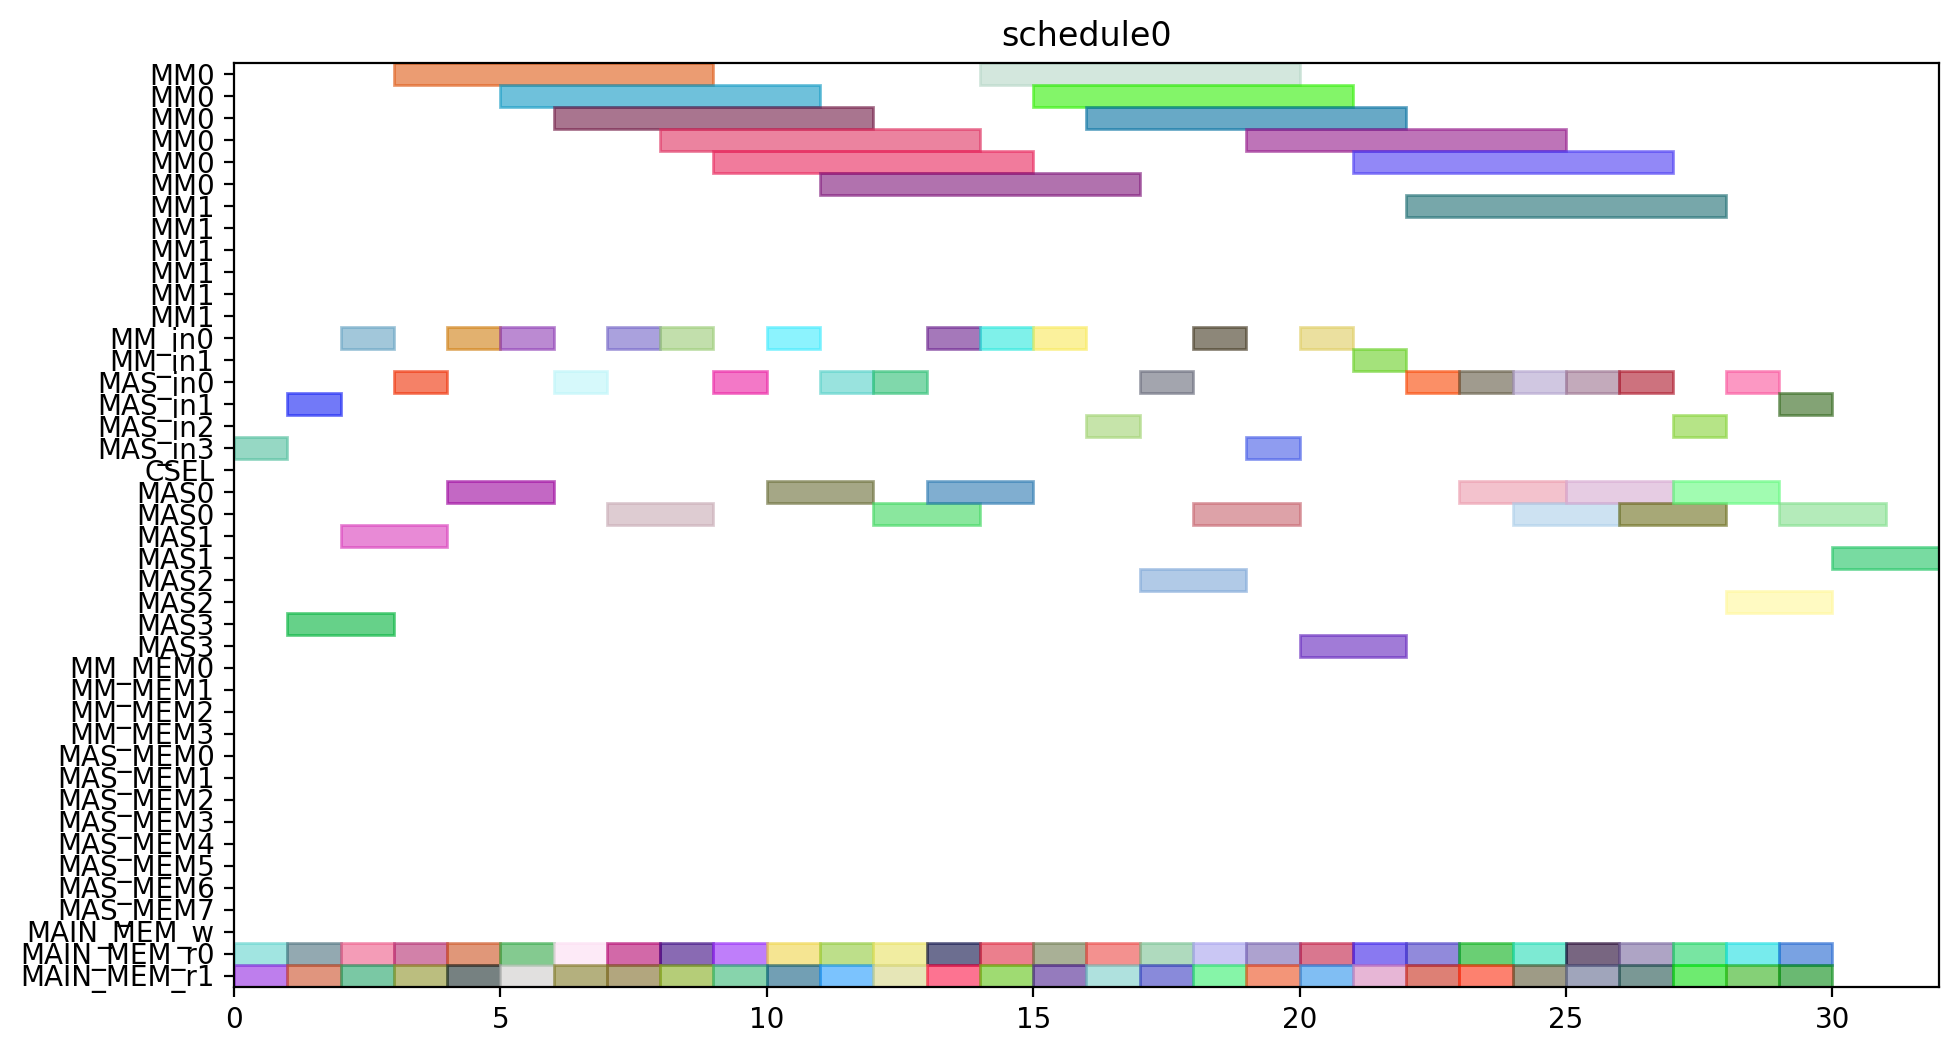

Generate this figure with Python:
from pyschedule import Scenario, solvers, plotters, alt


def solve():
	horizon = 120
	S = Scenario("schedule0", horizon=horizon)

	# resource
	MM = S.Resources('MM', num=2, size=6)
	MM_in = S.Resources('MM_in', num=2)
	MAS_in = S.Resources('MAS_in', num=4)
	CSEL = S.Resource('CSEL')
	MAS = S.Resources('MAS', num=4, size=2, periods=range(1, horizon))
	MM_MEM = S.Resources('MM_MEM', num=4)
	MAS_MEM = S.Resources('MAS_MEM', num=8)
	MAIN_MEM_w = S.Resource('MAIN_MEM_w', size=1)
	MAIN_MEM_r = S.Resources('MAIN_MEM_r', num=2)

	# result of previous scheduling

	# new tasks
	T1_t0 = S.Task('T1_t0', length=2, delay_cost=1)
	T1_t0 += alt(MAS)
	T1_t0_in = S.Task('T1_t0_in', length=1, delay_cost=1)
	T1_t0_in += alt(MAS_in)
	S += T1_t0_in*MAS_in[0]<=T1_t0*MAS[0]

	S += T1_t0_in*MAS_in[1]<=T1_t0*MAS[1]

	S += T1_t0_in*MAS_in[2]<=T1_t0*MAS[2]

	S += T1_t0_in*MAS_in[3]<=T1_t0*MAS[3]

	T1_t0_mem0 = S.Task('T1_t0_mem0', length=1, delay_cost=1)
	T1_t0_mem0 += MAIN_MEM_r[0]
	S += T1_t0_mem0 <= T1_t0

	T1_t0_mem1 = S.Task('T1_t0_mem1', length=1, delay_cost=1)
	T1_t0_mem1 += MAIN_MEM_r[1]
	S += T1_t0_mem1 <= T1_t0

	T1_t1 = S.Task('T1_t1', length=2, delay_cost=1)
	T1_t1 += alt(MAS)
	T1_t1_in = S.Task('T1_t1_in', length=1, delay_cost=1)
	T1_t1_in += alt(MAS_in)
	S += T1_t1_in*MAS_in[0]<=T1_t1*MAS[0]

	S += T1_t1_in*MAS_in[1]<=T1_t1*MAS[1]

	S += T1_t1_in*MAS_in[2]<=T1_t1*MAS[2]

	S += T1_t1_in*MAS_in[3]<=T1_t1*MAS[3]

	T1_t1_mem0 = S.Task('T1_t1_mem0', length=1, delay_cost=1)
	T1_t1_mem0 += MAIN_MEM_r[0]
	S += T1_t1_mem0 <= T1_t1

	T1_t1_mem1 = S.Task('T1_t1_mem1', length=1, delay_cost=1)
	T1_t1_mem1 += MAIN_MEM_r[1]
	S += T1_t1_mem1 <= T1_t1

	T1_t3 = S.Task('T1_t3', length=6, delay_cost=1)
	T1_t3 += alt(MM)
	T1_t3_in = S.Task('T1_t3_in', length=1, delay_cost=1)
	T1_t3_in += alt(MM_in)
	S += T1_t3_in*MM_in[0]<=T1_t3*MM[0]
	S += T1_t3_in*MM_in[1]<=T1_t3*MM[1]
	T1_t3_mem0 = S.Task('T1_t3_mem0', length=1, delay_cost=1)
	T1_t3_mem0 += MAIN_MEM_r[0]
	S += T1_t3_mem0 <= T1_t3

	T1_t3_mem1 = S.Task('T1_t3_mem1', length=1, delay_cost=1)
	T1_t3_mem1 += MAIN_MEM_r[1]
	S += T1_t3_mem1 <= T1_t3

	T2_t0 = S.Task('T2_t0', length=6, delay_cost=1)
	T2_t0 += alt(MM)
	T2_t0_in = S.Task('T2_t0_in', length=1, delay_cost=1)
	T2_t0_in += alt(MM_in)
	S += T2_t0_in*MM_in[0]<=T2_t0*MM[0]
	S += T2_t0_in*MM_in[1]<=T2_t0*MM[1]
	T2_t0_mem0 = S.Task('T2_t0_mem0', length=1, delay_cost=1)
	T2_t0_mem0 += MAIN_MEM_r[0]
	S += T2_t0_mem0 <= T2_t0

	T2_t0_mem1 = S.Task('T2_t0_mem1', length=1, delay_cost=1)
	T2_t0_mem1 += MAIN_MEM_r[1]
	S += T2_t0_mem1 <= T2_t0

	T2_t1 = S.Task('T2_t1', length=6, delay_cost=1)
	T2_t1 += alt(MM)
	T2_t1_in = S.Task('T2_t1_in', length=1, delay_cost=1)
	T2_t1_in += alt(MM_in)
	S += T2_t1_in*MM_in[0]<=T2_t1*MM[0]
	S += T2_t1_in*MM_in[1]<=T2_t1*MM[1]
	T2_t1_mem0 = S.Task('T2_t1_mem0', length=1, delay_cost=1)
	T2_t1_mem0 += MAIN_MEM_r[0]
	S += T2_t1_mem0 <= T2_t1

	T2_t1_mem1 = S.Task('T2_t1_mem1', length=1, delay_cost=1)
	T2_t1_mem1 += MAIN_MEM_r[1]
	S += T2_t1_mem1 <= T2_t1

	T2_t2 = S.Task('T2_t2', length=2, delay_cost=1)
	T2_t2 += alt(MAS)
	T2_t2_in = S.Task('T2_t2_in', length=1, delay_cost=1)
	T2_t2_in += alt(MAS_in)
	S += T2_t2_in*MAS_in[0]<=T2_t2*MAS[0]

	S += T2_t2_in*MAS_in[1]<=T2_t2*MAS[1]

	S += T2_t2_in*MAS_in[2]<=T2_t2*MAS[2]

	S += T2_t2_in*MAS_in[3]<=T2_t2*MAS[3]

	T2_t2_mem0 = S.Task('T2_t2_mem0', length=1, delay_cost=1)
	T2_t2_mem0 += MAIN_MEM_r[0]
	S += T2_t2_mem0 <= T2_t2

	T2_t2_mem1 = S.Task('T2_t2_mem1', length=1, delay_cost=1)
	T2_t2_mem1 += MAIN_MEM_r[1]
	S += T2_t2_mem1 <= T2_t2

	T2_t3 = S.Task('T2_t3', length=2, delay_cost=1)
	T2_t3 += alt(MAS)
	T2_t3_in = S.Task('T2_t3_in', length=1, delay_cost=1)
	T2_t3_in += alt(MAS_in)
	S += T2_t3_in*MAS_in[0]<=T2_t3*MAS[0]

	S += T2_t3_in*MAS_in[1]<=T2_t3*MAS[1]

	S += T2_t3_in*MAS_in[2]<=T2_t3*MAS[2]

	S += T2_t3_in*MAS_in[3]<=T2_t3*MAS[3]

	T2_t3_mem0 = S.Task('T2_t3_mem0', length=1, delay_cost=1)
	T2_t3_mem0 += MAIN_MEM_r[0]
	S += T2_t3_mem0 <= T2_t3

	T2_t3_mem1 = S.Task('T2_t3_mem1', length=1, delay_cost=1)
	T2_t3_mem1 += MAIN_MEM_r[1]
	S += T2_t3_mem1 <= T2_t3

	T3_t0 = S.Task('T3_t0', length=6, delay_cost=1)
	T3_t0 += alt(MM)
	T3_t0_in = S.Task('T3_t0_in', length=1, delay_cost=1)
	T3_t0_in += alt(MM_in)
	S += T3_t0_in*MM_in[0]<=T3_t0*MM[0]
	S += T3_t0_in*MM_in[1]<=T3_t0*MM[1]
	T3_t0_mem0 = S.Task('T3_t0_mem0', length=1, delay_cost=1)
	T3_t0_mem0 += MAIN_MEM_r[0]
	S += T3_t0_mem0 <= T3_t0

	T3_t0_mem1 = S.Task('T3_t0_mem1', length=1, delay_cost=1)
	T3_t0_mem1 += MAIN_MEM_r[1]
	S += T3_t0_mem1 <= T3_t0

	T3_t1 = S.Task('T3_t1', length=6, delay_cost=1)
	T3_t1 += alt(MM)
	T3_t1_in = S.Task('T3_t1_in', length=1, delay_cost=1)
	T3_t1_in += alt(MM_in)
	S += T3_t1_in*MM_in[0]<=T3_t1*MM[0]
	S += T3_t1_in*MM_in[1]<=T3_t1*MM[1]
	T3_t1_mem0 = S.Task('T3_t1_mem0', length=1, delay_cost=1)
	T3_t1_mem0 += MAIN_MEM_r[0]
	S += T3_t1_mem0 <= T3_t1

	T3_t1_mem1 = S.Task('T3_t1_mem1', length=1, delay_cost=1)
	T3_t1_mem1 += MAIN_MEM_r[1]
	S += T3_t1_mem1 <= T3_t1

	T3_t2 = S.Task('T3_t2', length=2, delay_cost=1)
	T3_t2 += alt(MAS)
	T3_t2_in = S.Task('T3_t2_in', length=1, delay_cost=1)
	T3_t2_in += alt(MAS_in)
	S += T3_t2_in*MAS_in[0]<=T3_t2*MAS[0]

	S += T3_t2_in*MAS_in[1]<=T3_t2*MAS[1]

	S += T3_t2_in*MAS_in[2]<=T3_t2*MAS[2]

	S += T3_t2_in*MAS_in[3]<=T3_t2*MAS[3]

	T3_t2_mem0 = S.Task('T3_t2_mem0', length=1, delay_cost=1)
	T3_t2_mem0 += MAIN_MEM_r[0]
	S += T3_t2_mem0 <= T3_t2

	T3_t2_mem1 = S.Task('T3_t2_mem1', length=1, delay_cost=1)
	T3_t2_mem1 += MAIN_MEM_r[1]
	S += T3_t2_mem1 <= T3_t2

	T3_t3 = S.Task('T3_t3', length=2, delay_cost=1)
	T3_t3 += alt(MAS)
	T3_t3_in = S.Task('T3_t3_in', length=1, delay_cost=1)
	T3_t3_in += alt(MAS_in)
	S += T3_t3_in*MAS_in[0]<=T3_t3*MAS[0]

	S += T3_t3_in*MAS_in[1]<=T3_t3*MAS[1]

	S += T3_t3_in*MAS_in[2]<=T3_t3*MAS[2]

	S += T3_t3_in*MAS_in[3]<=T3_t3*MAS[3]

	T3_t3_mem0 = S.Task('T3_t3_mem0', length=1, delay_cost=1)
	T3_t3_mem0 += MAIN_MEM_r[0]
	S += T3_t3_mem0 <= T3_t3

	T3_t3_mem1 = S.Task('T3_t3_mem1', length=1, delay_cost=1)
	T3_t3_mem1 += MAIN_MEM_r[1]
	S += T3_t3_mem1 <= T3_t3

	T4_t0 = S.Task('T4_t0', length=6, delay_cost=1)
	T4_t0 += alt(MM)
	T4_t0_in = S.Task('T4_t0_in', length=1, delay_cost=1)
	T4_t0_in += alt(MM_in)
	S += T4_t0_in*MM_in[0]<=T4_t0*MM[0]
	S += T4_t0_in*MM_in[1]<=T4_t0*MM[1]
	T4_t0_mem0 = S.Task('T4_t0_mem0', length=1, delay_cost=1)
	T4_t0_mem0 += MAIN_MEM_r[0]
	S += T4_t0_mem0 <= T4_t0

	T4_t0_mem1 = S.Task('T4_t0_mem1', length=1, delay_cost=1)
	T4_t0_mem1 += MAIN_MEM_r[1]
	S += T4_t0_mem1 <= T4_t0

	T4_t1 = S.Task('T4_t1', length=6, delay_cost=1)
	T4_t1 += alt(MM)
	T4_t1_in = S.Task('T4_t1_in', length=1, delay_cost=1)
	T4_t1_in += alt(MM_in)
	S += T4_t1_in*MM_in[0]<=T4_t1*MM[0]
	S += T4_t1_in*MM_in[1]<=T4_t1*MM[1]
	T4_t1_mem0 = S.Task('T4_t1_mem0', length=1, delay_cost=1)
	T4_t1_mem0 += MAIN_MEM_r[0]
	S += T4_t1_mem0 <= T4_t1

	T4_t1_mem1 = S.Task('T4_t1_mem1', length=1, delay_cost=1)
	T4_t1_mem1 += MAIN_MEM_r[1]
	S += T4_t1_mem1 <= T4_t1

	T4_t2 = S.Task('T4_t2', length=2, delay_cost=1)
	T4_t2 += alt(MAS)
	T4_t2_in = S.Task('T4_t2_in', length=1, delay_cost=1)
	T4_t2_in += alt(MAS_in)
	S += T4_t2_in*MAS_in[0]<=T4_t2*MAS[0]

	S += T4_t2_in*MAS_in[1]<=T4_t2*MAS[1]

	S += T4_t2_in*MAS_in[2]<=T4_t2*MAS[2]

	S += T4_t2_in*MAS_in[3]<=T4_t2*MAS[3]

	T4_t2_mem0 = S.Task('T4_t2_mem0', length=1, delay_cost=1)
	T4_t2_mem0 += MAIN_MEM_r[0]
	S += T4_t2_mem0 <= T4_t2

	T4_t2_mem1 = S.Task('T4_t2_mem1', length=1, delay_cost=1)
	T4_t2_mem1 += MAIN_MEM_r[1]
	S += T4_t2_mem1 <= T4_t2

	T4_t3 = S.Task('T4_t3', length=2, delay_cost=1)
	T4_t3 += alt(MAS)
	T4_t3_in = S.Task('T4_t3_in', length=1, delay_cost=1)
	T4_t3_in += alt(MAS_in)
	S += T4_t3_in*MAS_in[0]<=T4_t3*MAS[0]

	S += T4_t3_in*MAS_in[1]<=T4_t3*MAS[1]

	S += T4_t3_in*MAS_in[2]<=T4_t3*MAS[2]

	S += T4_t3_in*MAS_in[3]<=T4_t3*MAS[3]

	T4_t3_mem0 = S.Task('T4_t3_mem0', length=1, delay_cost=1)
	T4_t3_mem0 += MAIN_MEM_r[0]
	S += T4_t3_mem0 <= T4_t3

	T4_t3_mem1 = S.Task('T4_t3_mem1', length=1, delay_cost=1)
	T4_t3_mem1 += MAIN_MEM_r[1]
	S += T4_t3_mem1 <= T4_t3

	T5_t0 = S.Task('T5_t0', length=2, delay_cost=1)
	T5_t0 += alt(MAS)
	T5_t0_in = S.Task('T5_t0_in', length=1, delay_cost=1)
	T5_t0_in += alt(MAS_in)
	S += T5_t0_in*MAS_in[0]<=T5_t0*MAS[0]

	S += T5_t0_in*MAS_in[1]<=T5_t0*MAS[1]

	S += T5_t0_in*MAS_in[2]<=T5_t0*MAS[2]

	S += T5_t0_in*MAS_in[3]<=T5_t0*MAS[3]

	T5_t0_mem0 = S.Task('T5_t0_mem0', length=1, delay_cost=1)
	T5_t0_mem0 += MAIN_MEM_r[0]
	S += T5_t0_mem0 <= T5_t0

	T5_t0_mem1 = S.Task('T5_t0_mem1', length=1, delay_cost=1)
	T5_t0_mem1 += MAIN_MEM_r[1]
	S += T5_t0_mem1 <= T5_t0

	T5_t1 = S.Task('T5_t1', length=2, delay_cost=1)
	T5_t1 += alt(MAS)
	T5_t1_in = S.Task('T5_t1_in', length=1, delay_cost=1)
	T5_t1_in += alt(MAS_in)
	S += T5_t1_in*MAS_in[0]<=T5_t1*MAS[0]

	S += T5_t1_in*MAS_in[1]<=T5_t1*MAS[1]

	S += T5_t1_in*MAS_in[2]<=T5_t1*MAS[2]

	S += T5_t1_in*MAS_in[3]<=T5_t1*MAS[3]

	T5_t1_mem0 = S.Task('T5_t1_mem0', length=1, delay_cost=1)
	T5_t1_mem0 += MAIN_MEM_r[0]
	S += T5_t1_mem0 <= T5_t1

	T5_t1_mem1 = S.Task('T5_t1_mem1', length=1, delay_cost=1)
	T5_t1_mem1 += MAIN_MEM_r[1]
	S += T5_t1_mem1 <= T5_t1

	T5_t3 = S.Task('T5_t3', length=6, delay_cost=1)
	T5_t3 += alt(MM)
	T5_t3_in = S.Task('T5_t3_in', length=1, delay_cost=1)
	T5_t3_in += alt(MM_in)
	S += T5_t3_in*MM_in[0]<=T5_t3*MM[0]
	S += T5_t3_in*MM_in[1]<=T5_t3*MM[1]
	T5_t3_mem0 = S.Task('T5_t3_mem0', length=1, delay_cost=1)
	T5_t3_mem0 += MAIN_MEM_r[0]
	S += T5_t3_mem0 <= T5_t3

	T5_t3_mem1 = S.Task('T5_t3_mem1', length=1, delay_cost=1)
	T5_t3_mem1 += MAIN_MEM_r[1]
	S += T5_t3_mem1 <= T5_t3

	T6_t0 = S.Task('T6_t0', length=6, delay_cost=1)
	T6_t0 += alt(MM)
	T6_t0_in = S.Task('T6_t0_in', length=1, delay_cost=1)
	T6_t0_in += alt(MM_in)
	S += T6_t0_in*MM_in[0]<=T6_t0*MM[0]
	S += T6_t0_in*MM_in[1]<=T6_t0*MM[1]
	T6_t0_mem0 = S.Task('T6_t0_mem0', length=1, delay_cost=1)
	T6_t0_mem0 += MAIN_MEM_r[0]
	S += T6_t0_mem0 <= T6_t0

	T6_t0_mem1 = S.Task('T6_t0_mem1', length=1, delay_cost=1)
	T6_t0_mem1 += MAIN_MEM_r[1]
	S += T6_t0_mem1 <= T6_t0

	T6_t1 = S.Task('T6_t1', length=6, delay_cost=1)
	T6_t1 += alt(MM)
	T6_t1_in = S.Task('T6_t1_in', length=1, delay_cost=1)
	T6_t1_in += alt(MM_in)
	S += T6_t1_in*MM_in[0]<=T6_t1*MM[0]
	S += T6_t1_in*MM_in[1]<=T6_t1*MM[1]
	T6_t1_mem0 = S.Task('T6_t1_mem0', length=1, delay_cost=1)
	T6_t1_mem0 += MAIN_MEM_r[0]
	S += T6_t1_mem0 <= T6_t1

	T6_t1_mem1 = S.Task('T6_t1_mem1', length=1, delay_cost=1)
	T6_t1_mem1 += MAIN_MEM_r[1]
	S += T6_t1_mem1 <= T6_t1

	T6_t2 = S.Task('T6_t2', length=2, delay_cost=1)
	T6_t2 += alt(MAS)
	T6_t2_in = S.Task('T6_t2_in', length=1, delay_cost=1)
	T6_t2_in += alt(MAS_in)
	S += T6_t2_in*MAS_in[0]<=T6_t2*MAS[0]

	S += T6_t2_in*MAS_in[1]<=T6_t2*MAS[1]

	S += T6_t2_in*MAS_in[2]<=T6_t2*MAS[2]

	S += T6_t2_in*MAS_in[3]<=T6_t2*MAS[3]

	T6_t2_mem0 = S.Task('T6_t2_mem0', length=1, delay_cost=1)
	T6_t2_mem0 += MAIN_MEM_r[0]
	S += T6_t2_mem0 <= T6_t2

	T6_t2_mem1 = S.Task('T6_t2_mem1', length=1, delay_cost=1)
	T6_t2_mem1 += MAIN_MEM_r[1]
	S += T6_t2_mem1 <= T6_t2

	T6_t3 = S.Task('T6_t3', length=2, delay_cost=1)
	T6_t3 += alt(MAS)
	T6_t3_in = S.Task('T6_t3_in', length=1, delay_cost=1)
	T6_t3_in += alt(MAS_in)
	S += T6_t3_in*MAS_in[0]<=T6_t3*MAS[0]

	S += T6_t3_in*MAS_in[1]<=T6_t3*MAS[1]

	S += T6_t3_in*MAS_in[2]<=T6_t3*MAS[2]

	S += T6_t3_in*MAS_in[3]<=T6_t3*MAS[3]

	T6_t3_mem0 = S.Task('T6_t3_mem0', length=1, delay_cost=1)
	T6_t3_mem0 += MAIN_MEM_r[0]
	S += T6_t3_mem0 <= T6_t3

	T6_t3_mem1 = S.Task('T6_t3_mem1', length=1, delay_cost=1)
	T6_t3_mem1 += MAIN_MEM_r[1]
	S += T6_t3_mem1 <= T6_t3

	T7_t0 = S.Task('T7_t0', length=6, delay_cost=1)
	T7_t0 += alt(MM)
	T7_t0_in = S.Task('T7_t0_in', length=1, delay_cost=1)
	T7_t0_in += alt(MM_in)
	S += T7_t0_in*MM_in[0]<=T7_t0*MM[0]
	S += T7_t0_in*MM_in[1]<=T7_t0*MM[1]
	T7_t0_mem0 = S.Task('T7_t0_mem0', length=1, delay_cost=1)
	T7_t0_mem0 += MAIN_MEM_r[0]
	S += T7_t0_mem0 <= T7_t0

	T7_t0_mem1 = S.Task('T7_t0_mem1', length=1, delay_cost=1)
	T7_t0_mem1 += MAIN_MEM_r[1]
	S += T7_t0_mem1 <= T7_t0

	T7_t1 = S.Task('T7_t1', length=6, delay_cost=1)
	T7_t1 += alt(MM)
	T7_t1_in = S.Task('T7_t1_in', length=1, delay_cost=1)
	T7_t1_in += alt(MM_in)
	S += T7_t1_in*MM_in[0]<=T7_t1*MM[0]
	S += T7_t1_in*MM_in[1]<=T7_t1*MM[1]
	T7_t1_mem0 = S.Task('T7_t1_mem0', length=1, delay_cost=1)
	T7_t1_mem0 += MAIN_MEM_r[0]
	S += T7_t1_mem0 <= T7_t1

	T7_t1_mem1 = S.Task('T7_t1_mem1', length=1, delay_cost=1)
	T7_t1_mem1 += MAIN_MEM_r[1]
	S += T7_t1_mem1 <= T7_t1

	T7_t2 = S.Task('T7_t2', length=2, delay_cost=1)
	T7_t2 += alt(MAS)
	T7_t2_in = S.Task('T7_t2_in', length=1, delay_cost=1)
	T7_t2_in += alt(MAS_in)
	S += T7_t2_in*MAS_in[0]<=T7_t2*MAS[0]

	S += T7_t2_in*MAS_in[1]<=T7_t2*MAS[1]

	S += T7_t2_in*MAS_in[2]<=T7_t2*MAS[2]

	S += T7_t2_in*MAS_in[3]<=T7_t2*MAS[3]

	T7_t2_mem0 = S.Task('T7_t2_mem0', length=1, delay_cost=1)
	T7_t2_mem0 += MAIN_MEM_r[0]
	S += T7_t2_mem0 <= T7_t2

	T7_t2_mem1 = S.Task('T7_t2_mem1', length=1, delay_cost=1)
	T7_t2_mem1 += MAIN_MEM_r[1]
	S += T7_t2_mem1 <= T7_t2

	T7_t3 = S.Task('T7_t3', length=2, delay_cost=1)
	T7_t3 += alt(MAS)
	T7_t3_in = S.Task('T7_t3_in', length=1, delay_cost=1)
	T7_t3_in += alt(MAS_in)
	S += T7_t3_in*MAS_in[0]<=T7_t3*MAS[0]

	S += T7_t3_in*MAS_in[1]<=T7_t3*MAS[1]

	S += T7_t3_in*MAS_in[2]<=T7_t3*MAS[2]

	S += T7_t3_in*MAS_in[3]<=T7_t3*MAS[3]

	T7_t3_mem0 = S.Task('T7_t3_mem0', length=1, delay_cost=1)
	T7_t3_mem0 += MAIN_MEM_r[0]
	S += T7_t3_mem0 <= T7_t3

	T7_t3_mem1 = S.Task('T7_t3_mem1', length=1, delay_cost=1)
	T7_t3_mem1 += MAIN_MEM_r[1]
	S += T7_t3_mem1 <= T7_t3

	T8_t2 = S.Task('T8_t2', length=2, delay_cost=1)
	T8_t2 += alt(MAS)
	T8_t2_in = S.Task('T8_t2_in', length=1, delay_cost=1)
	T8_t2_in += alt(MAS_in)
	S += T8_t2_in*MAS_in[0]<=T8_t2*MAS[0]

	S += T8_t2_in*MAS_in[1]<=T8_t2*MAS[1]

	S += T8_t2_in*MAS_in[2]<=T8_t2*MAS[2]

	S += T8_t2_in*MAS_in[3]<=T8_t2*MAS[3]

	T8_t2_mem0 = S.Task('T8_t2_mem0', length=1, delay_cost=1)
	T8_t2_mem0 += MAIN_MEM_r[0]
	S += T8_t2_mem0 <= T8_t2

	T8_t2_mem1 = S.Task('T8_t2_mem1', length=1, delay_cost=1)
	T8_t2_mem1 += MAIN_MEM_r[1]
	S += T8_t2_mem1 <= T8_t2

	T9_t2 = S.Task('T9_t2', length=2, delay_cost=1)
	T9_t2 += alt(MAS)
	T9_t2_in = S.Task('T9_t2_in', length=1, delay_cost=1)
	T9_t2_in += alt(MAS_in)
	S += T9_t2_in*MAS_in[0]<=T9_t2*MAS[0]

	S += T9_t2_in*MAS_in[1]<=T9_t2*MAS[1]

	S += T9_t2_in*MAS_in[2]<=T9_t2*MAS[2]

	S += T9_t2_in*MAS_in[3]<=T9_t2*MAS[3]

	T9_t2_mem0 = S.Task('T9_t2_mem0', length=1, delay_cost=1)
	T9_t2_mem0 += MAIN_MEM_r[0]
	S += T9_t2_mem0 <= T9_t2

	T9_t2_mem1 = S.Task('T9_t2_mem1', length=1, delay_cost=1)
	T9_t2_mem1 += MAIN_MEM_r[1]
	S += T9_t2_mem1 <= T9_t2

	T10_t2 = S.Task('T10_t2', length=2, delay_cost=1)
	T10_t2 += alt(MAS)
	T10_t2_in = S.Task('T10_t2_in', length=1, delay_cost=1)
	T10_t2_in += alt(MAS_in)
	S += T10_t2_in*MAS_in[0]<=T10_t2*MAS[0]

	S += T10_t2_in*MAS_in[1]<=T10_t2*MAS[1]

	S += T10_t2_in*MAS_in[2]<=T10_t2*MAS[2]

	S += T10_t2_in*MAS_in[3]<=T10_t2*MAS[3]

	T10_t2_mem0 = S.Task('T10_t2_mem0', length=1, delay_cost=1)
	T10_t2_mem0 += MAIN_MEM_r[0]
	S += T10_t2_mem0 <= T10_t2

	T10_t2_mem1 = S.Task('T10_t2_mem1', length=1, delay_cost=1)
	T10_t2_mem1 += MAIN_MEM_r[1]
	S += T10_t2_mem1 <= T10_t2

	T11_t2 = S.Task('T11_t2', length=2, delay_cost=1)
	T11_t2 += alt(MAS)
	T11_t2_in = S.Task('T11_t2_in', length=1, delay_cost=1)
	T11_t2_in += alt(MAS_in)
	S += T11_t2_in*MAS_in[0]<=T11_t2*MAS[0]

	S += T11_t2_in*MAS_in[1]<=T11_t2*MAS[1]

	S += T11_t2_in*MAS_in[2]<=T11_t2*MAS[2]

	S += T11_t2_in*MAS_in[3]<=T11_t2*MAS[3]

	T11_t2_mem0 = S.Task('T11_t2_mem0', length=1, delay_cost=1)
	T11_t2_mem0 += MAIN_MEM_r[0]
	S += T11_t2_mem0 <= T11_t2

	T11_t2_mem1 = S.Task('T11_t2_mem1', length=1, delay_cost=1)
	T11_t2_mem1 += MAIN_MEM_r[1]
	S += T11_t2_mem1 <= T11_t2

	solvers.mip.solve(S,msg=1,kind='CPLEX',ratio_gap=1.01)

	solution = [['hoge']*len(S.solution()[1]) for i in range(len(S.solution()))]
	for i in range(len(S.solution())):
		for j in range(len(S.solution()[i])):
			solution[i][j]=str(S.solution()[i][j])
	print(solution)

	cycles = int(solution[-1][3])

	pic_file_name = "/mnt/rose/usr1/fukuda/ABE/multiRAM_multiMAS_16mux/scheduling_result/stage6MM2_stage2MAS4/EP2_LADDERMUL/schedule0.png"
	if(S.solution() != []):
		plotters.matplotlib.plot(S,img_filename=pic_file_name, show_task_labels=False, fig_size=(cycles*0.25+3, 6))

	return solution
